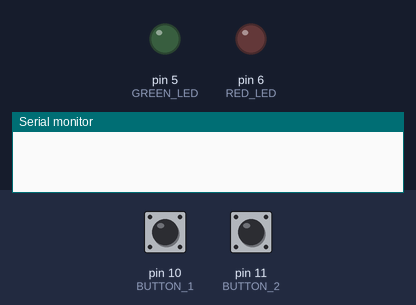
Recording of a program running on a simulated Arduino Nano, built with avr-gcc and run on an emulated ATmega328P. Shown: output pins drawn as LEDs (lit = HIGH), the last lines printed to the serial monitor. Dashed ring = blinking. The test bench sets the inputs (shaded band); at power-on: pin 10 (BUTTON_1) HIGH, pin 11 (BUTTON_2) HIGH.

Above: at 1.2 s.
1.3 s: pin 10 (BUTTON_1) pulled LOW for 0.15 s
At 1.6 s:
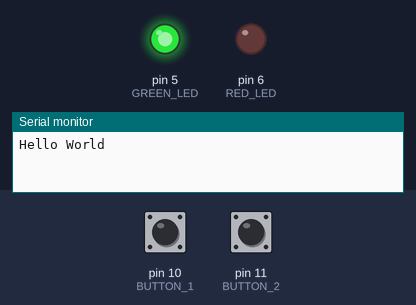
2.9 s: pin 11 (BUTTON_2) pulled LOW for 0.15 s
At 3.8 s:
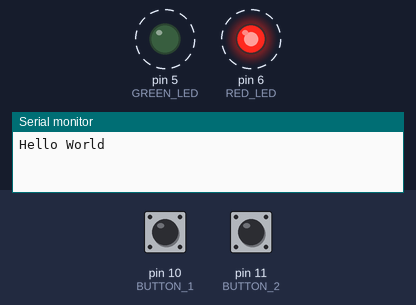
6.0 s: pin 11 (BUTTON_2) pulled LOW for 1 s
At 6.0 s:
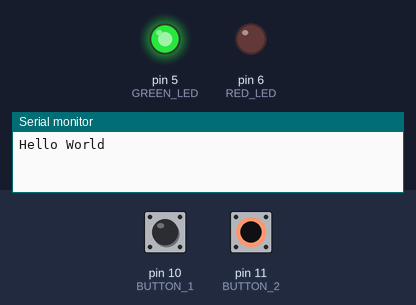
8.5 s: pin 11 (BUTTON_2) pulled LOW for 3.2 s
At 8.9 s:
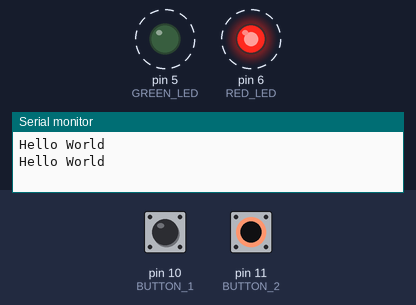
Timing chart, 0 to 14.2 s (numbered marks = the images above; inputs shaded):
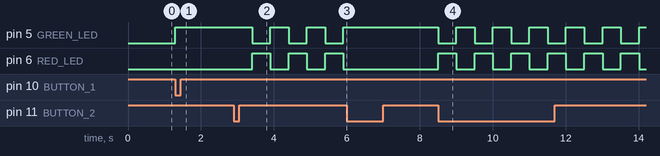

The program:

main.cpp
```cpp
#include <Arduino.h>
#define BUTTON_1 PINB2
#define BUTTON_2 PINB3
#define GREEN_LED PIND5
#define RED_LED PIND6
#define LED_TIMER 500

#define buttonsMask (1 << BUTTON_1 | 1 << BUTTON_2)
#define ledMask (1 << GREEN_LED | 1 << RED_LED)

#define isPrinted 1
#define hasChanged 2
#define Check_SFOR(a) (SFOR & (1 << a))
#define Toggle_SFOR(a) (SFOR ^= (1 << a))
#define SetFalse_SFOR(a) (SFOR &= ~(1 << a))
#define SetTrue_SFOR(a) (SFOR |= (1 << a))

void LedBlinking();
void PrintHello();

uint8_t SFOR = 0;

volatile uint8_t SoftwareFlagRegister = 0;

void ISR_ButtonFunc(uint8_t button, uint8_t buttonState);

ISR(PCINT0_vect)
{
  static int LastButton1State = HIGH;
  static int LastButton2State = HIGH;

  uint8_t button1Status = (PINB & (1 << BUTTON_1));
  uint8_t button2Status = (PINB & (1 << BUTTON_2));

  if (button1Status != LastButton1State)
  {
    ISR_ButtonFunc(BUTTON_1, button1Status);
    LastButton1State = button1Status;
  }
  if (button2Status != LastButton2State)
  {
    ISR_ButtonFunc(BUTTON_2, button2Status);
    LastButton2State = button2Status;
  }
}

void ISR_ButtonFunc(uint8_t button, uint8_t buttonState)
{
  static uint32_t timeCheck = 0;
  if (millis() - timeCheck > 20)
  {
    timeCheck = millis();
    if (buttonState == LOW)
    {
      SoftwareFlagRegister ^= (1 << button);
    }
  }
}

void setup()
{
  // setting up Button1 and Button2 (pin 10 & pin 11) to INPUT_PULLUP
  DDRB &= ~(buttonsMask);
  PORTB |= (buttonsMask);

  // setting up Green and Red LED to OUTPUT and LOW as init state
  DDRD |= (ledMask);
  PORTD &= ~(ledMask);

  //starting up the serial communication
  Serial.begin(9600);

  // SETING UP THE INTERUPTS FOR PIN 10 AND PIN 11
  PCICR |= (1 << PCIE0);
  PCMSK0 |= (1 << BUTTON_1) | (1 << BUTTON_2);
  PCIFR |= (1 << PCIF0); // clearing interrupt flag register
  sei();                 // Unabling interrupts
}

void loop()
{
  switch (SoftwareFlagRegister)
  {
  case (1 << BUTTON_1):
    PORTD |= (1 << GREEN_LED);
    PORTD &= ~(1 << RED_LED);
    PrintHello();
    break;

  case (1 << BUTTON_2):
    PORTD |= (1 << RED_LED);
    PORTD &= ~(1 << GREEN_LED);
    PrintHello();
    break;

  case buttonsMask:
    LedBlinking();
    SetTrue_SFOR(isPrinted);
    break;

  default:
    PORTD &= ~(ledMask);
    SetTrue_SFOR(isPrinted);
    break;
  }
}

void LedBlinking()
{
  static uint32_t timeCheck = 0;
  if (millis() - timeCheck > LED_TIMER)
  {
    timeCheck = millis();
    Toggle_SFOR(hasChanged);
    if (Check_SFOR(hasChanged))
    {
      PORTD |= (1 << GREEN_LED);
      PORTD &= ~(1 << RED_LED);
    }
    else
    {
      PORTD &= ~(1 << GREEN_LED);
      PORTD |= (1 << RED_LED);
    }
  }
}

void PrintHello()
{
  if (Check_SFOR(isPrinted))
  {
    Serial.println("Hello World");
    SetFalse_SFOR(isPrinted);
  }
}
```

Measured:
- after the input at 1.3 s, pin 5 (GREEN_LED): LOW → HIGH at once
- after the input at 2.9 s, pin 5 (GREEN_LED), pin 6 (RED_LED): alternates HIGH for 0.50 s and LOW for 0.50 s, starting after 0.50 s
- after the input at 6.0 s, pin 5 (GREEN_LED): stops changing and stays HIGH; pin 6 (RED_LED): stops changing and stays LOW
- after the input at 8.5 s, pin 5 (GREEN_LED), pin 6 (RED_LED): alternates HIGH for 0.50 s and LOW for 0.50 s, starting at once
